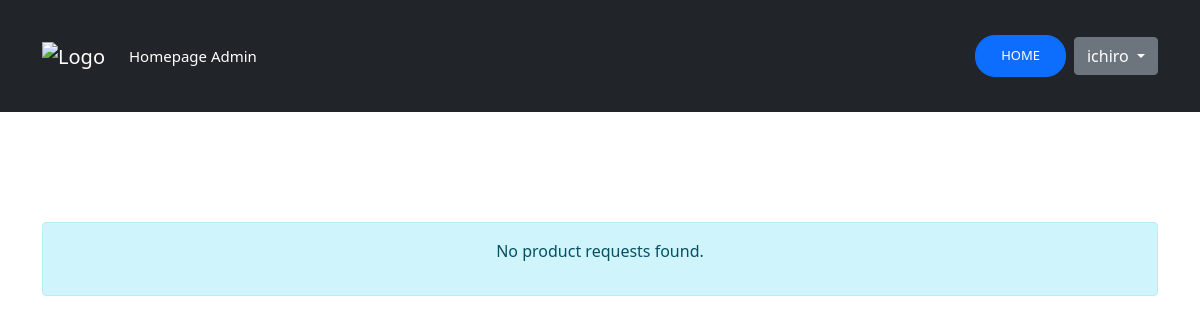
Before: /requested_inventory/requested-products/ (signed in) with the older database file.
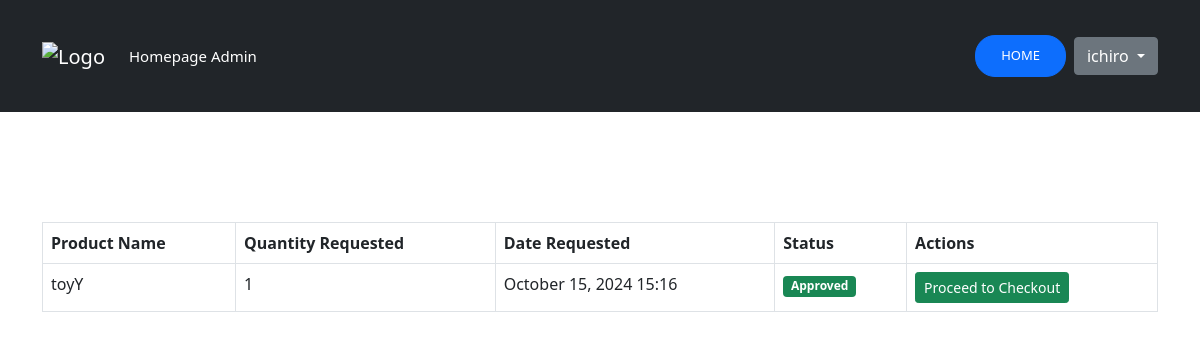
After: the same page with the newer database file.
### requested_inventory/models.py (models this page shows, shortened)
class ProductRequest(models.Model):
    STATUS_CHOICES = [
        ('pending', 'Pending'),
        ('approved', 'Approved'),
        ('declined', 'Declined'),
        ('paid', 'Paid'),  # Add the 'paid' status here
    ]
    user = models.ForeignKey(User, on_delete=models.CASCADE)
    product = models.ForeignKey(Product, on_delete=models.CASCADE)  # Use the defined Product model
    quantity_requested = models.IntegerField()
    status = models.CharField(max_length=10, choices=STATUS_CHOICES, default='pending')
    created_at = models.DateTimeField(auto_now_add=True)

class Product(models.Model):
    name = models.CharField(max_length=255)
    sku = models.CharField(max_length=100, unique=True)
    description = models.TextField(blank=True, null=True)
    price = models.DecimalField(max_digits=10, decimal_places=2)
    quantity = models.IntegerField(default=0)  # Track available stock

### requested_inventory/views.py (the view)
# urls.py: path('requested-products/', view_requested_products, name='view_requested_products'),
@login_required
def view_requested_products(request):
    requested_products = ProductRequest.objects.filter(user=request.user)
    return render(request, 'inventory/view_requested_products.html', {
        'requested_products': requested_products
    })

### templates/inventory/view_requested_products.html
{% extends 'users/base.html' %}
{% load static %}
{% block content %}
<div class="container mt-5">
    <h2 class="text-center mb-4">Requested Products</h2>
    {% if requested_products %}
        <div class="table-responsive">
            <table class="table table-hover table-bordered">
                <thead class="thead-dark">
                    <tr>
                        <th scope="col">Product Name</th>
                        <th scope="col">Quantity Requested</th>
                        <th scope="col">Date Requested</th>
                        <th scope="col">Status</th>
                        <th scope="col">Actions</th>
                    </tr>
                </thead>
                <tbody>
                    {% for request in requested_products %}
                    <tr>
                        <td>{{ request.product.name }}</td>
                        <td>{{ request.quantity_requested }}</td>
                        <td>{{ request.created_at|date:"F d, Y H:i" }}</td>
                        <td>
                            {% if request.status == 'approved' %}
                                <span class="badge bg-success">Approved</span>
                            {% elif request.status == 'pending' %}
                                <span class="badge bg-warning text-dark">Pending</span>
                                <span class="text-muted">Waiting for approval</span>
                            {% elif request.status == 'declined' %}
                                <span class="badge bg-danger">Declined</span>
                            {% elif request.status == 'paid' %}
                                <span class="badge bg-primary">Paid</span>
                            {% else %}
                                <span class="badge bg-secondary">Unknown</span>
                            {% endif %}
                        </td>
                        <td>
                            {% if request.status == 'approved' %}
                                <form method="GET" action="{% url 'checkout' request.id %}" class="d-inline">
                                    <button type="submit" class="btn btn-success btn-sm">Proceed to Checkout</button>
                                </form>
                            {% elif request.status == 'pending' %}
                                <form method="POST" action="{% url 'cancel_request' request.id %}" class="d-inline" onsubmit="return confirm('Are you sure you want to cancel this request?');">
                                    {% csrf_token %}
                                    <button type="submit" class="btn btn-danger btn-sm">Cancel Request</button>
                                </form>
                            {% elif request.status == 'declined' %}
                                <form method="POST" action="{% url 'cancel_request' request.id %}" class="d-inline" onsubmit="return confirm('Are you sure you want to remove this request?');">
                                    {% csrf_token %}
                                    <button type="submit" class="btn btn-danger btn-sm">Remove</button>
                                </form>
                            {% elif request.status == 'paid' %}
                                <a href="{% url 'receipt' request.id %}" class="btn btn-info btn-sm">View Receipt</a>
                            {% endif %}
                        </td>
                    </tr>
                    {% endfor %}
                </tbody>
            </table>
        </div>
    {% else %}
        <div class="alert alert-info text-center">
            <p>No product requests found.</p>
        </div>
    {% endif %}
</div>
{% endblock %}

### templates/users/base.html (shortened to what this page needs)
<!doctype html>
{% load static %}
<html lang="en">
<head>
    <link rel="stylesheet" href="{% static 'users/css/main.css' %}" type="text/css">
    <link href="https://cdn.jsdelivr.net/npm/bootstrap@5.0.0-beta3/dist/css/bootstrap.min.css" rel="stylesheet">
</head>
<body id="bg" style="background-image: url({% static 'users/images/bg.png' %});">
<nav class="navbar navbar-expand-lg navbar-dark bg-dark" id="main-navbar">
    <div class="container">
        <a class="navbar-brand" href="{% url 'home' %}"><img src="{% static 'images/in-logo-1.svg' %}" alt="Logo"></a>
        <div class="collapse navbar-collapse" id="navbarNavAltMarkup">
            <div class="navbar-nav">
                {% if user.is_superuser %}
                    <a class="nav-link active cool-font" aria-current="page" href="#">Homepage Admin</a>
                {% else %}
                    <a class="nav-link active" aria-current="page" href="#">Homepage</a>
                {% endif %}
            </div>
            <div class="d-flex align-items-center ms-auto" id="authstyle">
                {% if user.is_authenticated %}
                    <a href="{% url 'homepage' %}" class="btn btn-primary me-2" id="header-links">Home</a>
                    <div class="dropdown">
                        <button class="btn btn-secondary dropdown-toggle" type="button" id="dropdownMenuButton" data-bs-toggle="dropdown" aria-expanded="false">
                            {{ user.username }}
                        </button>
                    </div>
                {% else %}
                    <a href="{% url 'register' %}" class="btn btn-primary me-2" id="header-links">Create Account</a>
                    <a href="{% url 'login' %}" class="btn btn-primary" id="header-links">Log In</a>
                {% endif %}
            </div>
        </div>
    </div>
</nav>
<div>
    {% block content %}{% endblock content %}
</div>
</body>
</html>

### myapp/static/users/main.css (style rules this page uses)
#bg { background-repeat: no-repeat; background-size: cover; background-attachment: fixed; }
#main-navbar { color: white; min-height: 14vh; font-size: 15px; }
#authstyle { margin-left: 17%; border-radius: 50%; }
#header-links { position: relative; border-radius: 20px; display: inline-block; padding: 10px 25px; text-transform: uppercase; text-decoration: none; font-size: 13px; overflow: hidden; transition: 0.2s; }
body { margin:0; color:#6a6f8c; background-image: url('images/bg.png'); font:600 16px/18px 'Open Sans',sans-serif; }
*,:after,:before { box-sizing:border-box }
a { color:inherit;text-decoration:none }
body { font: 100% / 1.414 "Open Sans", "Roboto", arial, sans-serif; background: #e9e9e9; }
a, [type="submit"] { transition: all .25s ease-in; }
h1, h2 { font-weight: 300; color: rgba(255,255,255,1); }

Changed rows visible on the page:
added ProductRequest: product.name "toyY", quantity_requested "1", created_at "October 15, 2024 15:16", status "Approved"
Other visible differences:
text no longer shown: "No product requests found."
text now shown: "Product Name Quantity Requested Date Requested Status Actions"
